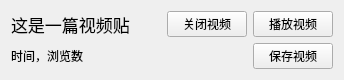
<?xml version="1.0" encoding="UTF-8"?>
<ui version="4.0">
 <class>Form</class>
 <widget class="QWidget" name="Form">
  <property name="geometry">
   <rect>
    <x>0</x>
    <y>0</y>
    <width>344</width>
    <height>72</height>
   </rect>
  </property>
  <property name="windowTitle">
   <string>Form</string>
  </property>
  <property name="styleSheet">
   <string notr="true">QWidget{font-family: &quot;微软雅黑&quot;;}
</string>
  </property>
  <layout class="QGridLayout" name="gridLayout" columnstretch="1,0,0">
   <item row="1" column="2">
    <widget class="QPushButton" name="pushButton">
     <property name="text">
      <string>保存视频</string>
     </property>
    </widget>
   </item>
   <item row="0" column="2">
    <widget class="QPushButton" name="pushButton_2">
     <property name="text">
      <string>播放视频</string>
     </property>
    </widget>
   </item>
   <item row="0" column="0">
    <widget class="QLabel" name="label_2">
     <property name="font">
      <font>
       <family>微软雅黑</family>
       <pointsize>13</pointsize>
      </font>
     </property>
     <property name="text">
      <string>这是一篇视频贴</string>
     </property>
    </widget>
   </item>
   <item row="0" column="1">
    <widget class="QPushButton" name="pushButton_3">
     <property name="text">
      <string>关闭视频</string>
     </property>
    </widget>
   </item>
   <item row="1" column="0" colspan="2">
    <widget class="QLabel" name="label_3">
     <property name="text">
      <string>时间，浏览数</string>
     </property>
    </widget>
   </item>
  </layout>
 </widget>
 <resources/>
 <connections/>
</ui>
